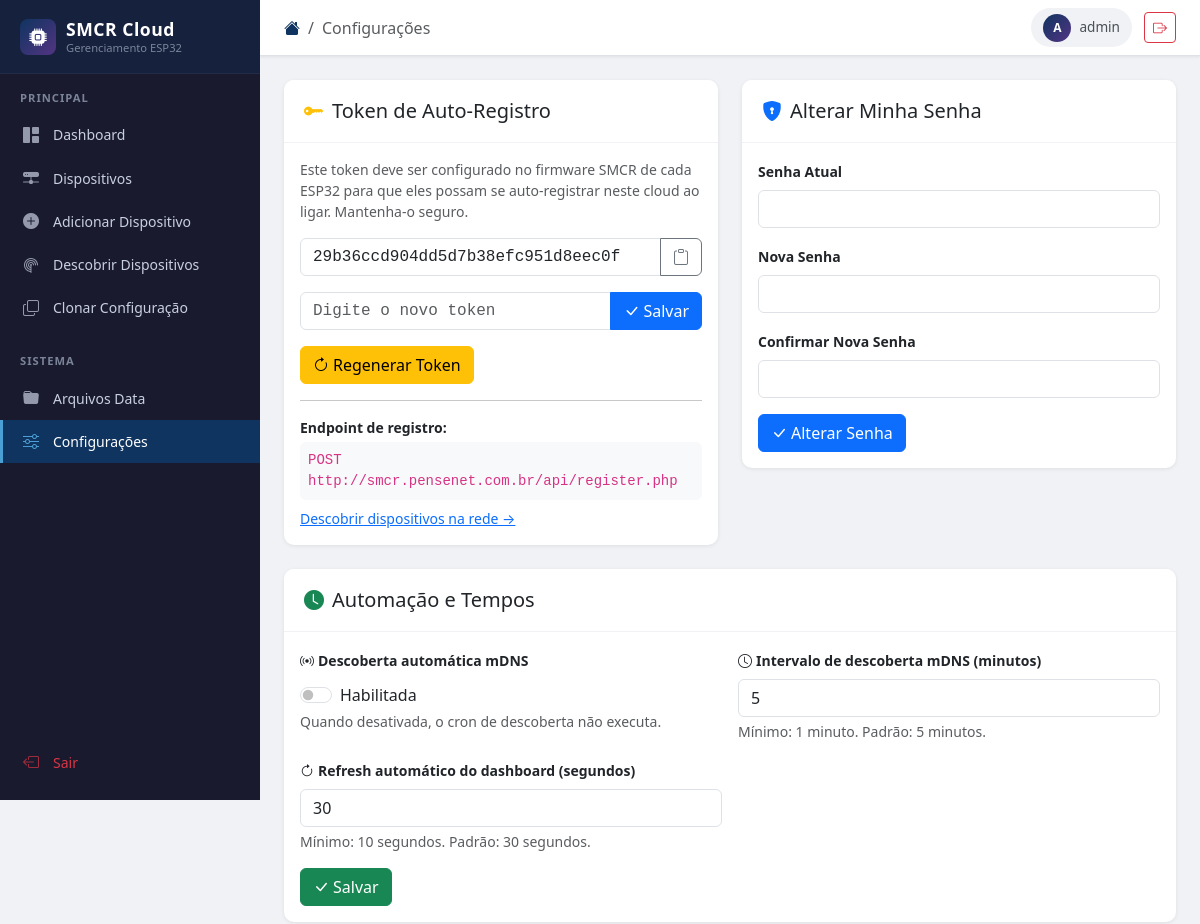
Before: /settings.php (signed in, upper part) with the older database file.
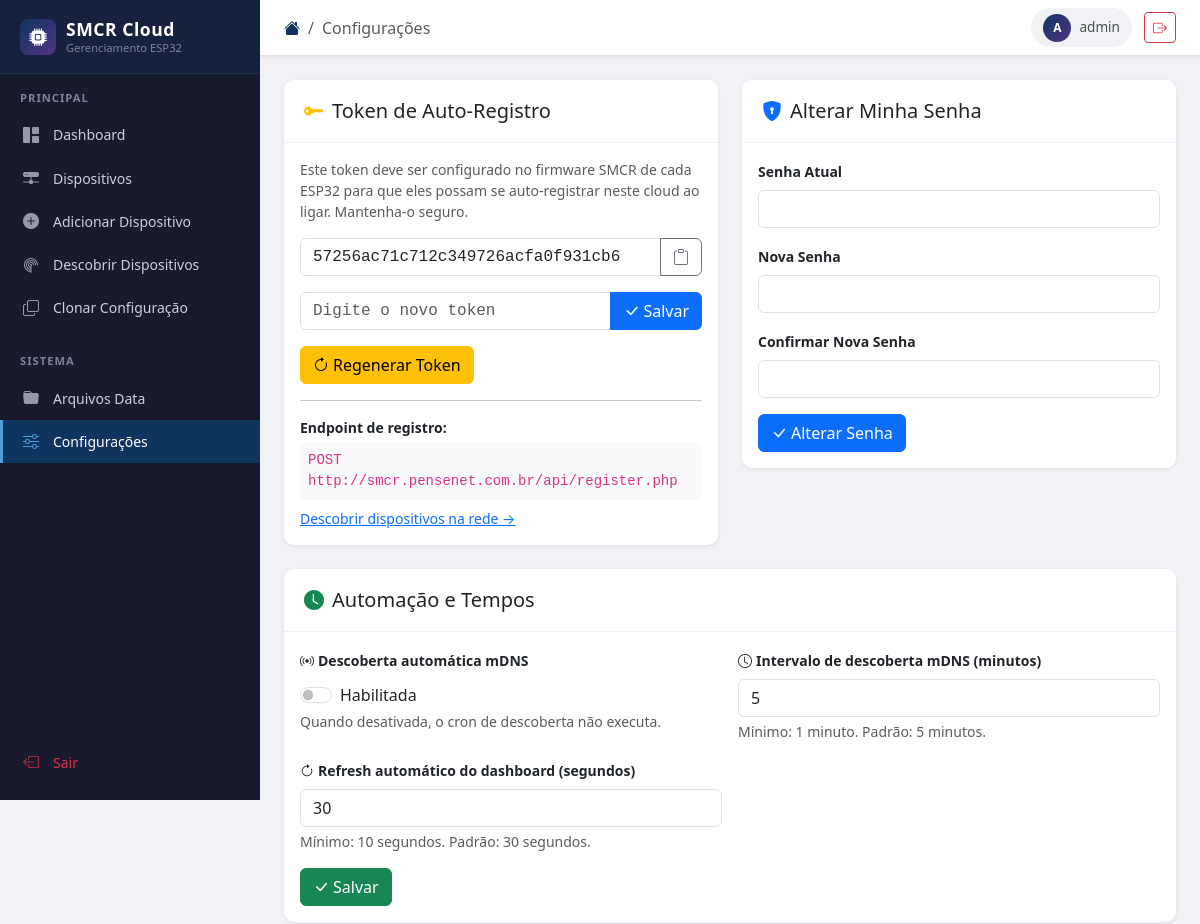
After: the same page with the newer database file.
### tables this page shows
CREATE TABLE IF NOT EXISTS settings (
    `key`   VARCHAR(64)  NOT NULL PRIMARY KEY,
    value   TEXT         NOT NULL DEFAULT '',
    updated_at TIMESTAMP DEFAULT CURRENT_TIMESTAMP ON UPDATE CURRENT_TIMESTAMP
);

### config/auth.php (called while the page is built, shortened)
<?php
function is_logged_in(): bool {
    return isset($_SESSION['user_id']);
}
function h(string $str): string {
    return htmlspecialchars($str, ENT_QUOTES | ENT_SUBSTITUTE, 'UTF-8');
}

### settings.php (the view, shortened to what this page needs)
<?php
require_once __DIR__ . '/config/auth.php';
$db = getDB();
$stmt = $db->prepare("SELECT value FROM settings WHERE `key` = 'register_token'");
$stmt->execute();
$register_token = $stmt->fetchColumn() ?: '—';
$stmt = $db->prepare("SELECT value FROM settings WHERE `key` = 'mdns_enabled'");
$stmt->execute();
$mdns_enabled = (bool)(int)($stmt->fetchColumn() ?? 1);
$stmt = $db->prepare("SELECT value FROM settings WHERE `key` = 'mdns_interval'");
$stmt->execute();
$mdns_interval = (int)($stmt->fetchColumn() ?: 5);
$stmt = $db->prepare("SELECT value FROM settings WHERE `key` = 'dashboard_refresh'");
$stmt->execute();
$dashboard_refresh = (int)($stmt->fetchColumn() ?: 30);
$breadcrumb = [['label' => 'Configurações']];
include __DIR__ . '/includes/header.php';
?>
<div class="row g-4">
    <div class="col-lg-6">
        <div class="card">
            <div class="card-header d-flex align-items-center gap-2">
                <i class="bi bi-key-fill text-warning fs-5"></i>
                <h5 class="mb-0">Token de Auto-Registro</h5>
            </div>
            <div class="card-body">
                <p class="text-muted small mb-3">
                    Este token deve ser configurado no firmware SMCR de cada ESP32 para que eles possam
                    se auto-registrar neste cloud ao ligar. Mantenha-o seguro.
                </p>
                <div class="input-group mb-3">
                    <input type="text" class="form-control font-monospace" id="reg_token_display"
                           value="<?= h($register_token) ?>" readonly>
                    <button class="btn btn-outline-secondary" onclick="copyText(this, '<?= h($register_token) ?>')" title="Copiar">
                        <i class="bi bi-clipboard"></i>
                    </button>
                </div>
                <form method="POST" class="mb-3">
                    <div class="input-group">
                        <input type="text" class="form-control font-monospace" name="register_token_manual"
                               placeholder="Digite o novo token" maxlength="128">
                        <button type="submit" class="btn btn-primary">
                            <i class="bi bi-check-lg me-1"></i>Salvar
                        </button>
                    </div>
                </form>
                <form method="POST" onsubmit="return confirm('Regenerar o token vai invalidar todos os ESP32 que usam o token atual. Confirma?')">
                    <button type="submit" class="btn btn-warning">
                        <i class="bi bi-arrow-clockwise me-1"></i>Regenerar Token
                    </button>
                </form>
                <hr>
                <p class="small fw-semibold mb-1">Endpoint de registro:</p>
                <code class="d-block bg-light rounded p-2 small">POST http://smcr.pensenet.com.br/api/register.php</code>
                <p class="small text-muted mt-2 mb-0">
                    <a href="<?= BASE ?>/devices/discover.php">Descobrir dispositivos na rede &rarr;</a>
                </p>
            </div>
        </div>
    </div>
    <div class="col-lg-6">
        <div class="card">
            <div class="card-header d-flex align-items-center gap-2">
                <i class="bi bi-shield-lock-fill text-primary fs-5"></i>
                <h5 class="mb-0">Alterar Minha Senha</h5>
            </div>
            <div class="card-body">
                <form method="POST">
                    <div class="mb-3">
                        <label class="form-label fw-semibold small">Senha Atual</label>
                        <input type="password" name="current_password" class="form-control" required>
                    </div>
                    <div class="mb-3">
                        <label class="form-label fw-semibold small">Nova Senha</label>
                        <input type="password" name="new_password" class="form-control" minlength="6" required>
                    </div>
                    <div class="mb-3">
                        <label class="form-label fw-semibold small">Confirmar Nova Senha</label>
                        <input type="password" name="confirm_password" class="form-control" minlength="6" required>
                    </div>
                    <button type="submit" class="btn btn-primary">
                        <i class="bi bi-check-lg me-1"></i>Alterar Senha
                    </button>
                </form>
            </div>
        </div>
    </div>
    <div class="col-12">
        <div class="card">
            <div class="card-header d-flex align-items-center gap-2">
                <i class="bi bi-clock-fill text-success fs-5"></i>
                <h5 class="mb-0">Automação e Tempos</h5>
            </div>
            <div class="card-body">
                <form method="POST">
                    <div class="row g-3">
                        <div class="col-md-6">
                            <label class="form-label fw-semibold small">
                                <i class="bi bi-broadcast me-1"></i>Descoberta automática mDNS
                            </label>
                            <div class="form-check form-switch mt-1">
                                <input class="form-check-input" type="checkbox" name="mdns_enabled" id="mdns_enabled" value="1" <?= $mdns_enabled ? 'checked' : '' ?>>
                                <label class="form-check-label" for="mdns_enabled">Habilitada</label>
                            </div>
                            <div class="form-text">Quando desativada, o cron de descoberta não executa.</div>
                        </div>
                        <div class="col-md-6">
                            <label class="form-label fw-semibold small">
                                <i class="bi bi-clock me-1"></i>Intervalo de descoberta mDNS (minutos)
                            </label>
                            <input type="number" name="mdns_interval" class="form-control"
                                   value="<?= $mdns_interval ?>" min="1" max="60" required>
                            <div class="form-text">Mínimo: 1 minuto. Padrão: 5 minutos.</div>
                        </div>
                        <div class="col-md-6">
                            <label class="form-label fw-semibold small">
                                <i class="bi bi-arrow-clockwise me-1"></i>Refresh automático do dashboard (segundos)
                            </label>
                            <input type="number" name="dashboard_refresh" class="form-control"
                                   value="<?= $dashboard_refresh ?>" min="10" max="3600" required>
                            <div class="form-text">Mínimo: 10 segundos. Padrão: 30 segundos.</div>
                        </div>
                    </div>
                    <button type="submit" class="btn btn-success mt-3">
                        <i class="bi bi-check-lg me-1"></i>Salvar
                    </button>
                </form>
            </div>
        </div>
    </div>
</div>
<?php include __DIR__ . '/includes/footer.php'; ?>

### includes/header.php (shortened to what this page needs)
<?php
require_once __DIR__ . '/../config/auth.php';
$current_script = basename($_SERVER['PHP_SELF']);
$current_dir = basename(dirname($_SERVER['PHP_SELF']));
$page_title = isset($page_title) ? $page_title : 'SMCR Cloud';
?>
<!DOCTYPE html>
<html lang="pt-BR" data-base="<?= BASE ?>">
<head>
    <link rel="stylesheet" href="https://cdn.jsdelivr.net/npm/bootstrap@5.3.2/dist/css/bootstrap.min.css">
    <link rel="stylesheet" href="https://cdn.jsdelivr.net/npm/bootstrap-icons@1.11.3/font/bootstrap-icons.min.css">
</head>
<body>
<nav id="sidebar">
    <a href="<?= BASE ?>/dashboard.php" class="sidebar-brand">
        <div class="brand-icon">
            <i class="bi bi-cpu-fill"></i>
        </div>
        <div>
            <span class="brand-text">SMCR Cloud</span>
            <span class="brand-sub">Gerenciamento ESP32</span>
        </div>
    </a>
    <div class="sidebar-section">
        <div class="sidebar-section-title">Principal</div>
        <nav class="sidebar-nav">
            <a href="<?= BASE ?>/dashboard.php"
               class="nav-link <?= ($current_script === 'dashboard.php') ? 'active' : '' ?>">
                <i class="bi bi-grid-1x2-fill"></i>
                Dashboard
            </a>
            <a href="<?= BASE ?>/devices/index.php"
               class="nav-link <?= ($current_script === 'index.php' && $current_dir === 'devices') ? 'active' : '' ?>">
                <i class="bi bi-hdd-network-fill"></i>
                Dispositivos
            </a>
            <a href="<?= BASE ?>/devices/add.php"
               class="nav-link <?= ($current_script === 'add.php' && $current_dir === 'devices') ? 'active' : '' ?>">
                <i class="bi bi-plus-circle-fill"></i>
                Adicionar Dispositivo
            </a>
            <a href="<?= BASE ?>/devices/discover.php"
               class="nav-link <?= ($current_script === 'discover.php') ? 'active' : '' ?>">
                <i class="bi bi-radar"></i>
                Descobrir Dispositivos
            </a>
            <a href="<?= BASE ?>/devices/clone.php"
               class="nav-link <?= ($current_script === 'clone.php') ? 'active' : '' ?>">
                <i class="bi bi-copy"></i>
                Clonar Configuração
            </a>
        </nav>
    </div>
    <div class="sidebar-section">
        <div class="sidebar-section-title">Sistema</div>
        <nav class="sidebar-nav">
            <a href="<?= BASE ?>/data_files/index.php"
               class="nav-link <?= ($current_script === 'index.php' && $current_dir === 'data_files') ? 'active' : '' ?>">
                <i class="bi bi-folder-fill"></i>
                Arquivos Data
            </a>
            <a href="<?= BASE ?>/settings.php"
               class="nav-link <?= ($current_script === 'settings.php') ? 'active' : '' ?>">
                <i class="bi bi-sliders"></i>
                Configurações
            </a>
        </nav>
    </div>
    <div class="sidebar-section mt-auto" style="position:absolute;bottom:0;width:100%;padding-bottom:1rem;background:var(--sidebar-bg);">
        <nav class="sidebar-nav">
            <a href="<?= BASE ?>/logout.php" class="nav-link text-danger">
                <i class="bi bi-box-arrow-left"></i>
                Sair
            </a>
        </nav>
    </div>
</nav>
<div id="main-wrapper">
    <div id="topbar">
        <nav aria-label="breadcrumb">
            <ol class="breadcrumb">
                <li class="breadcrumb-item"><a href="<?= BASE ?>/dashboard.php"><i class="bi bi-house-fill"></i></a></li>
                <?php if (isset($breadcrumb) && is_array($breadcrumb)): ?>
                    <?php foreach ($breadcrumb as $bc): ?>
                        <?php if (isset($bc['url'])): ?>
                            <?php $bc_href = (isset($bc['url'][0]) && $bc['url'][0] === '/') ? BASE . $bc['url'] : $bc['url']; ?>
                            <li class="breadcrumb-item"><a href="<?= h($bc_href) ?>"><?= h($bc['label']) ?></a></li>
                        <?php else: ?>
                            <li class="breadcrumb-item active"><?= h($bc['label']) ?></li>
                        <?php endif; ?>
                    <?php endforeach; ?>
                <?php else: ?>
                    <li class="breadcrumb-item active"><?= h($page_title) ?></li>
                <?php endif; ?>
            </ol>
        </nav>
        <div class="topbar-actions">
            <?php if (is_logged_in()): ?>
            <div class="user-badge">
                <div class="avatar"><?= strtoupper(substr($_SESSION['username'] ?? 'A', 0, 1)) ?></div>
                <span><?= h($_SESSION['username'] ?? '') ?></span>
            </div>
            <a href="<?= BASE ?>/logout.php" class="btn btn-sm btn-outline-danger" title="Sair">
                <i class="bi bi-box-arrow-right"></i>
            </a>
            <?php endif; ?>
        </div>
    </div>
    <div id="page-content">

### includes/footer.php (shortened to what this page needs)
    </div>
</div>
</body>
</html>

### includes/header.php (style rules this page uses)
:root { --sidebar-width: 260px; --sidebar-bg: #1a1a2e; --sidebar-accent: #16213e; --sidebar-active: #0f3460; --sidebar-text: #c8d0e0; --sidebar-text-muted: #7a8499; --topbar-height: 56px; }
body { background-color: #f0f2f5; font-family: 'Segoe UI', system-ui, -apple-system, sans-serif; }
#sidebar { position: fixed; top: 0; left: 0; width: var(--sidebar-width); height: 100vh; background: var(--sidebar-bg); z-index: 1040; overflow-y: auto; transition: transform 0.3s ease; }
.sidebar-brand { display: flex; align-items: center; padding: 1rem 1.25rem; background: var(--sidebar-accent); border-bottom: 1px solid rgba(255,255,255,0.05); text-decoration: none; }
.sidebar-brand .brand-icon { width: 36px; height: 36px; background: linear-gradient(135deg, #0f3460, #533483); border-radius: 8px; display: flex; align-items: center; justify-content: center; margin-right: 10px; flex-shrink: 0; }
.sidebar-brand .brand-icon i { color: #fff; font-size: 1.1rem; }
.sidebar-brand .brand-text { color: #fff; font-weight: 700; font-size: 1.1rem; letter-spacing: 0.5px; }
.sidebar-brand .brand-sub { color: var(--sidebar-text-muted); font-size: 0.7rem; display: block; margin-top: -2px; }
.sidebar-section { padding: 1rem 0 0.5rem; }
.sidebar-section-title { color: var(--sidebar-text-muted); font-size: 0.7rem; font-weight: 600; letter-spacing: 1px; text-transform: uppercase; padding: 0 1.25rem 0.4rem; }
.sidebar-nav .nav-link { display: flex; align-items: center; color: var(--sidebar-text); padding: 0.6rem 1.25rem; border-radius: 0; font-size: 0.875rem; transition: all 0.15s ease; text-decoration: none; border-left: 3px solid transparent; }
.sidebar-nav .nav-link i { width: 20px; margin-right: 10px; font-size: 1rem; opacity: 0.7; }
.sidebar-nav .nav-link.active { background: var(--sidebar-active); color: #fff; border-left-color: #4a9fd4; font-weight: 500; }
.sidebar-nav .nav-link.active i { opacity: 1; color: #4a9fd4; }
#main-wrapper { margin-left: var(--sidebar-width); min-height: 100vh; display: flex; flex-direction: column; }
#topbar { height: var(--topbar-height); background: #fff; border-bottom: 1px solid #dee2e6; display: flex; align-items: center; padding: 0 1.5rem; position: sticky; top: 0; z-index: 1030; box-shadow: 0 1px 3px rgba(0,0,0,0.08); }
#topbar .breadcrumb { margin: 0; background: none; padding: 0; }
#topbar .breadcrumb-item a { color: #0f3460; text-decoration: none; }
.topbar-actions { margin-left: auto; display: flex; align-items: center; gap: 0.75rem; }
.user-badge { display: flex; align-items: center; gap: 0.5rem; padding: 0.35rem 0.75rem; background: #f0f2f5; border-radius: 20px; font-size: 0.85rem; color: #495057; }
.user-badge .avatar { width: 28px; height: 28px; background: linear-gradient(135deg, #0f3460, #533483); border-radius: 50%; display: flex; align-items: center; justify-content: center; color: #fff; font-size: 0.75rem; font-weight: 700; }
#page-content { flex: 1; padding: 1.5rem; }
.card { border: none; box-shadow: 0 1px 4px rgba(0,0,0,0.08); border-radius: 10px; }
.card-header { background: #fff; border-bottom: 1px solid #f0f2f5; padding: 1rem 1.25rem; border-radius: 10px 10px 0 0 !important; }

Changed rows visible on the page:
changed settings: value "29b36ccd904dd5d7b38efc951d8eec0f" → "57256ac71c712c349726acfa0f931cb6"
